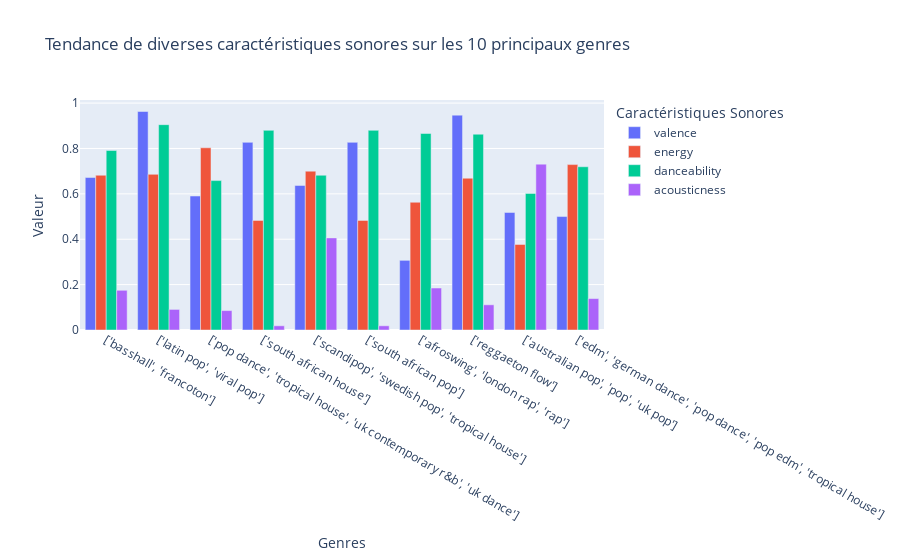

Source (notebook cell):
### Code cell
# Tracer le graphique à barres groupées
fig = px.bar(top10_genres, x='genres', y=sound_features, 
             barmode='group', 
             title='Tendance de diverses caractéristiques sonores sur les 10 principaux genres')

fig.update_layout(
    xaxis_title='Genres',
    yaxis_title='Valeur',
    legend_title='Caractéristiques Sonores'
)

fig.show()

### Figure 1 — Plotly figure (JSON) as saved in the notebook; plotly's stock layout.template omitted (floating-point values rounded to 4 significant figures)
{"data": [{"alignmentgroup": "True", "hovertemplate": "variable=valence<br>genres=%{x}<br>value=%{y}<extra></extra>", "legendgroup": "valence", "marker": {"color": "#636efa", "pattern": {"shape": ""}}, "name": "valence", "offsetgroup": "valence", "orientation": "v", "showlegend": true, "textposition": "auto", "type": "bar", "x": ["['basshall', 'francoton']", "['latin pop', 'viral pop']", "['pop dance', 'tropical house', 'uk contemporary r&b', 'uk dance']", "['south african house']", "['scandipop', 'swedish pop', 'tropical house']", "['south african pop']", "['afroswing', 'london rap', 'rap']", "['reggaeton flow']", "['australian pop', 'pop', 'uk pop']", "['edm', 'german dance', 'pop dance', 'pop edm', 'tropical house']"], "xaxis": "x", "y": [0.672, 0.963, 0.5905, 0.827, 0.637, 0.827, 0.307, 0.947, 0.518, 0.5], "yaxis": "y"}, {"alignmentgroup": "True", "hovertemplate": "variable=energy<br>genres=%{x}<br>value=%{y}<extra></extra>", "legendgroup": "energy", "marker": {"color": "#EF553B", "pattern": {"shape": ""}}, "name": "energy", "offsetgroup": "energy", "orientation": "v", "showlegend": true, "textposition": "auto", "type": "bar", "x": ["['basshall', 'francoton']", "['latin pop', 'viral pop']", "['pop dance', 'tropical house', 'uk contemporary r&b', 'uk dance']", "['south african house']", "['scandipop', 'swedish pop', 'tropical house']", "['south african pop']", "['afroswing', 'london rap', 'rap']", "['reggaeton flow']", "['australian pop', 'pop', 'uk pop']", "['edm', 'german dance', 'pop dance', 'pop edm', 'tropical house']"], "xaxis": "x", "y": [0.682, 0.686, 0.803, 0.483, 0.7, 0.483, 0.563, 0.669, 0.377, 0.729], "yaxis": "y"}, {"alignmentgroup": "True", "hovertemplate": "variable=danceability<br>genres=%{x}<br>value=%{y}<extra></extra>", "legendgroup": "danceability", "marker": {"color": "#00cc96", "pattern": {"shape": ""}}, "name": "danceability", "offsetgroup": "danceability", "orientation": "v", "showlegend": true, "textposition": "auto", "type": "bar", "x": ["['basshall', 'francoton']", "['latin pop', 'viral pop']", "['pop dance', 'tropical house', 'uk contemporary r&b', 'uk dance']", "['south african house']", "['scandipop', 'swedish pop', 'tropical house']", "['south african pop']", "['afroswing', 'london rap', 'rap']", "['reggaeton flow']", "['australian pop', 'pop', 'uk pop']", "['edm', 'german dance', 'pop dance', 'pop edm', 'tropical house']"], "xaxis": "x", "y": [0.791, 0.905, 0.6585, 0.88, 0.682, 0.88, 0.866, 0.863, 0.602, 0.7195], "yaxis": "y"}, {"alignmentgroup": "True", "hovertemplate": "variable=acousticness<br>genres=%{x}<br>value=%{y}<extra></extra>", "legendgroup": "acousticness", "marker": {"color": "#ab63fa", "pattern": {"shape": ""}}, "name": "acousticness", "offsetgroup": "acousticness", "orientation": "v", "showlegend": true, "textposition": "auto", "type": "bar", "x": ["['basshall', 'francoton']", "['latin pop', 'viral pop']", "['pop dance', 'tropical house', 'uk contemporary r&b', 'uk dance']", "['south african house']", "['scandipop', 'swedish pop', 'tropical house']", "['south african pop']", "['afroswing', 'london rap', 'rap']", "['reggaeton flow']", "['australian pop', 'pop', 'uk pop']", "['edm', 'german dance', 'pop dance', 'pop edm', 'tropical house']"], "xaxis": "x", "y": [0.175, 0.0907, 0.08556, 0.0185, 0.406, 0.0185, 0.185, 0.111, 0.731, 0.1384], "yaxis": "y"}], "layout": {"autosize": true, "barmode": "group", "legend": {"title": {"text": "Caractéristiques Sonores"}, "tracegroupgap": 0}, "title": {"text": "Tendance de diverses caractéristiques sonores sur les 10 principaux genres"}, "xaxis": {"anchor": "y", "autorange": true, "domain": [0, 1], "range": [-0.5, 9.5], "title": {"text": "Genres"}, "type": "category"}, "yaxis": {"anchor": "x", "autorange": true, "domain": [0, 1], "range": [0, 1.014], "title": {"text": "Valeur"}, "type": "linear"}}}
